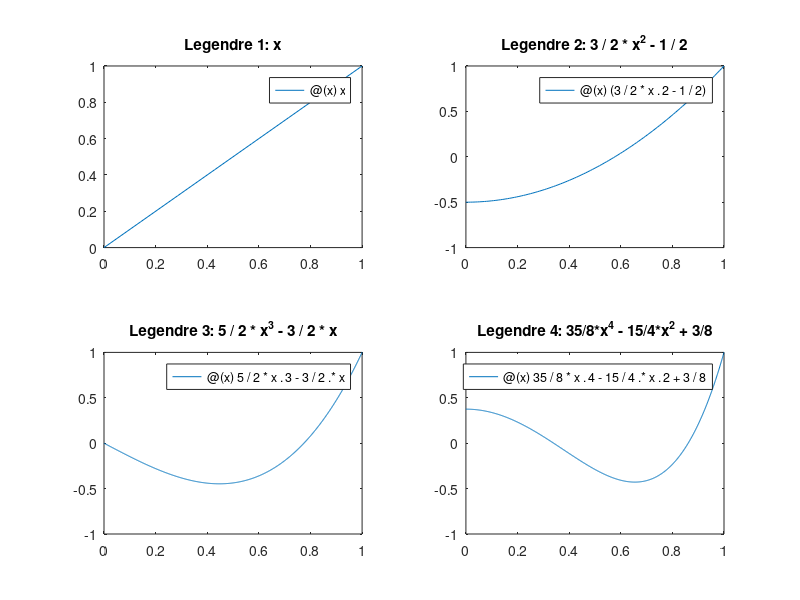

Write MATLAB code to recreate this figure.
subplot(2, 2, 1)
l1 = @(x) x
fplot(l1, [0, 1])
title('Legendre 1: x')

subplot(2, 2, 2)
l2 = @(x) (3 / 2 * x .^ 2 - 1 / 2)
fplot(l2, [0, 1])
title('Legendre 2: 3 / 2 * x^2 - 1 / 2')

subplot(2, 2, 3)
l3 = @(x) 5 / 2 * x .^ 3 - 3 / 2 .* x
fplot(l3, [0, 1])
title('Legendre 3: 5 / 2 * x^3 - 3 / 2 * x')

subplot(2, 2, 4)
l4 = @(x) 35 / 8 * x.^ 4 - 15 / 4 .* x .^ 2 + 3 / 8
fplot(l4, [0, 1])
title('Legendre 4: 35/8*x^4 - 15/4*x^2 + 3/8')